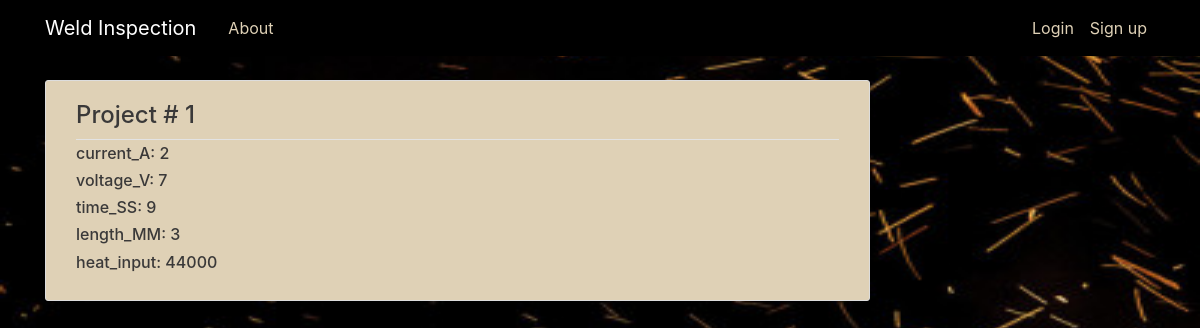
Before: /new/heat/1/ with the older database file.
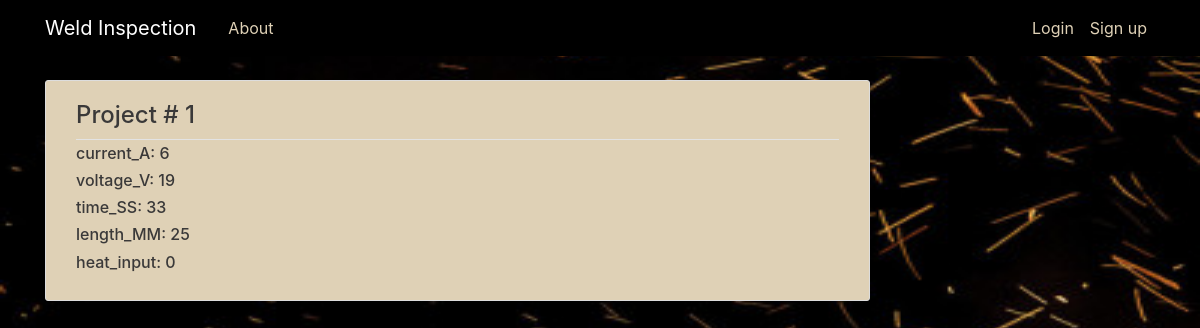
After: the same page with the newer database file.
### inspection/models.py (models this page shows, shortened)
class heat_calc(models.Model):
    current_A=models.IntegerField(default=0,blank=True)
    voltage_V=models.IntegerField(default=0,blank=True)
    time_SS=models.IntegerField(default=0,blank=True)
    length_MM=models.IntegerField(default=0,blank=True)
    heat_input=models.IntegerField(default=0,blank=True)
    heat_calc_id=models.OneToOneField(project,on_delete=models.CASCADE,primary_key=True)

class project(models.Model):
    project_number=models.IntegerField(primary_key=True)
    report_number=models.IntegerField(unique=True)
    data_perform=models.DateTimeField(default=datetime.now())
    project_user_name=models.ForeignKey(User,on_delete=models.CASCADE)
    def __str__(self):
        return str(self.project_number)

### inspection/views.py (the view)
# urls.py: path('new/heat/<int:pk>/',HeatDetailView.as_view(),name='heat-detail'),
class HeatDetailView(DetailView):
    model = heat_calc
    template_name='inspection/heat_calc_detail.html'

### inspection/templates/inspection/heat_calc_detail.html
{% extends "inspection/base.html" %}
{% block content %}
  <article class="media content-section">
    <div class="media-body">
      <div class="article-metadata">
        <h4>Project # {{ object.heat_calc_id}}</h4>
      </div>
      <h6 class="article-title">current_A: {{ object.current_A}}</h6>
      <h6 class="article-content">voltage_V: {{ object.voltage_V }}</h6>
      <h6 class="article-content">time_SS: {{ object.time_SS }}</h6>
      <h6 class="article-content">length_MM: {{ object.length_MM }}</h6>
      <h6 class="article-content">heat_input: {{ object.heat_input }}</h6>
    </div>
  </article>
{% endblock content %}

Changed rows visible on the page:
changed heat_calc id 1: current_A "2" → "6"; voltage_V "7" → "19"; time_SS "9" → "33"; length_MM "3" → "25"; heat_input "44000" → "0"
